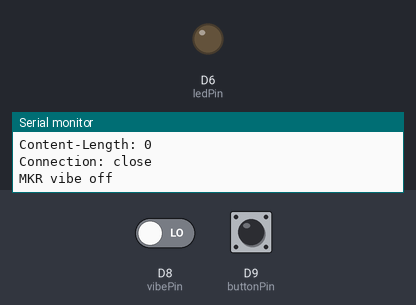
The sketch below on a simulated Arduino MKR. Shown: output pins drawn as LEDs (lit = HIGH), the last lines printed to the serial monitor. The test bench sets the inputs (shaded band); at power-on: D8 (vibePin) LOW, D9 (buttonPin) LOW. WiFi joins after 1.5 s; servers stay silent unless stated; uploads are accepted with an empty reply.

Above: at 3.7 s.
3.8 s: D8 (vibePin) driven HIGH
At 4.4 s:
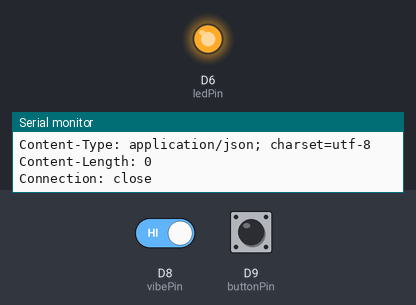
5.3 s: D9 (buttonPin) pulled HIGH for 0.15 s
At 6.7 s:
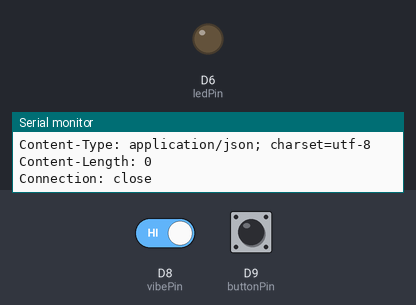
7.0 s: D9 (buttonPin) pulled HIGH for 3.2 s
At 8.0 s:
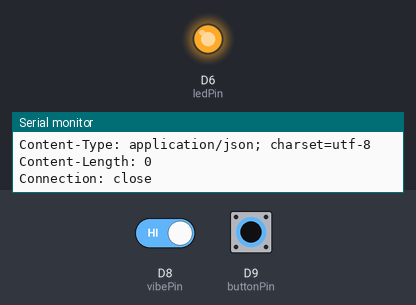
Timing chart, 0 to 11.7 s (numbered marks = the images above; inputs shaded):
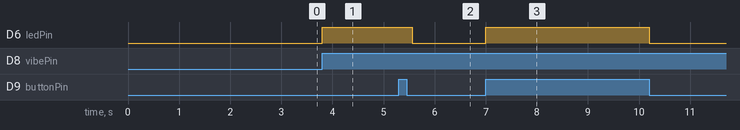

The sketch:

MKRClientGET.ino
```cpp
/*
  Tony Canning 2018/5/6
  MKR1000 client connection to MKR server to change server state variable based on status of sensors connected to MKR1000 client.
  This code sends GET requests from one MKR (client) to another MKR (server) which can perform actions based on the GET request it receives.
  Additional steps are currently required to install WiFi101 library into the Arduino IDE.  See arduino.cc for details.
  Derived from code created by Grant Baker 2016/7/29
*/

#include <SPI.h>
#include <WiFi101.h>


char ssid[] = "YOURSSID";      //  your WiFi network SSID (name)
char pass[] = "YOURPASSWORD";       // your WiFi network key
int keyIndex = 0;               // your network key Index number (needed only for WEP)

int status = WL_IDLE_STATUS;

const int buttonPin = 9;     // Normally open button sensor connected to pin 9 based on the arduino "Button" tutorial
const int vibePin =  8;      // the number of the vibration sensor pin on the MKR1000.  I just used this for troubleshooting the sensor status.
const int ledPin =  6;      // the number of the LED pin on the MKR1000.  I just used this for troubleshooting the sensor status.
int buttonState = 1;    // set initial button state to closed
int vibeState = 1;    // set initial button state to closed

// Initialize the Wifi client library.  I couldn't get WiFiSSLClient to work with ISY!
WiFiClient client;

IPAddress ISY(192,168,0,16);  //Your target IP address

void setup() {
  Serial.begin(9600); //Initialize Serial and wait for port to open:
  pinMode(ledPin, OUTPUT);  // Set MK1000 Pin 6 LED to output
  pinMode(buttonPin, INPUT);   // Set MKR1000 button pin to input
  pinMode(vibePin, INPUT);   // Set MKR1000 vibe sensor pin to input

  connectToAP();    // connect the board to router
  printWifiStatus();  // Check WiFi connection
}

void loop() {

// check for BUTTON state change

   if (digitalRead(buttonPin) == HIGH && buttonState == 0) {
     digitalWrite(ledPin, HIGH);  // turn on mrk1000 client led
     Serial.println("MKR server LED on");  // print button status
     buttonState = 1;  // set button state closed
     sendButtonChangeH();  // send http GET request for switch state change
   }
   if (digitalRead(buttonPin) == LOW && buttonState == 1) {
     digitalWrite(ledPin, LOW);  // turn off mrk1000 client led
     Serial.println("MKR server LED off");  // print button status
     buttonState = 0;  // set button state open
     sendButtonChangeL(); // send http GET request for switch state change
   }

// check for VIBRATION state change

   if (digitalRead(vibePin) == HIGH && vibeState == 0) {
     digitalWrite(ledPin, HIGH);  // turn on mrk1000 client led
     Serial.println("MKR vibe on");  // print vibe sensor status
     vibeState = 1;  // set vibe state
     sendVibeChangeH();  // send http GET request for switch state change
   }

   if (digitalRead(vibePin) == LOW && vibeState == 1) {
     digitalWrite(ledPin, LOW);  // turn off mrk1000 client led
     Serial.println("MKR vibe off");  // print vibe sensor status
     vibeState = 0;  // set vibe state
 //  We only need to change brightness on the Server LED when sensing movement
 //  so there is only an action here to change client settings and variables
   }

}

// Sent http GET request when sensor state changes
void sendButtonChangeL() {

  if (client.connect(ISY, 80)) { //check if connection to MKR server is made

      Serial.println("Connected");

      //Make a HTTP request to set state variable 1
      client.println(" HTTP/1.1");
      client.println("Host: 192.168.0.16"); // you need to change this to the MKR server's IP Address
      client.println("GET /L-btn");  //This sends GET request. You can also go to your browser at
                                   //the server's IP address and see available links to perform the same actions as
                                   //the client MKR buttons
      client.println("Content-Type: text/html");
      client.print("Client Button State = ");
      client.println(buttonState);

      client.println("Authorization: Basic xxxxx");  //send authorization header (encoded at base64)
      client.println();

      //Print variable change
      Serial.print("Variable Changed to ");
      Serial.println(buttonState);

      listenToClient();   //Listen for MKR server response to previous request
       }
      else {
    Serial.println("Connection Failed");
  }
}
void sendButtonChangeH() {

  if (client.connect(ISY, 80)) { //check if connection to MKR server is made

      Serial.println("Connected");

      //Make a HTTP request to set state variable 1
      client.println(" HTTP/1.1");
      client.println("Host: 192.168.0.16");
      client.println("GET /H-btn");
      client.println("Content-Type: text/html");
      client.print("Client Button State = ");
      client.println(buttonState);

      client.println("Authorization: Basic xxxxx");  //send authorization header (encoded at base64)
      client.println();

      //Print variable change
      Serial.print("Variable Changed to ");
      Serial.println(buttonState);

      listenToClient();   //Listen for MKR server response to previous request
       }
      else {
    Serial.println("Connection Failed");
  }
}

void sendVibeChangeH() {

  if (client.connect(ISY, 80)) { //check if connection to MKR server is made

      Serial.println("Connected");

      //Make a HTTP request to set state variable 1
      client.println(" HTTP/1.1");
      client.println("Host: 192.168.0.16");
      client.println("GET /H-vibe");
      client.println("Content-Type: text/html");
      client.print("Client Vibration State = ");
      client.println(vibeState);

      client.println("Authorization: Basic xxxxx");  //send authorization header (encoded at base64)
      client.println();
//      delay(3000);
      //Print variable change
      Serial.print("Variable Changed to ");
      Serial.println(vibeState);

      listenToClient();   //Listen for MKR server response to previous request
       }
      else {
    Serial.println("Connection Failed");
  }
}


// listen for and print response from MKR server
void listenToClient() {

  unsigned long startTime = millis();
  bool received = false;

  while ((millis() - startTime < 5000) && !received) { // listen for 5 seconds
    while (client.available()) {
      received = true;
      char c = client.read();
      Serial.write(c);
    }
  }
  client.stop();
  Serial.println();
}

// WiFi connection
void connectToAP() {
  // check for the presence of the shield:
  if (WiFi.status() == WL_NO_SHIELD) {
    Serial.println("WiFi shield not present");
    // don't continue:
    while (true);
  }

  // attempt to connect to Wifi network:
  while ( status != WL_CONNECTED) {
    Serial.print("Attempting to connect to SSID: ");
    Serial.println(ssid);
    // Connect to WPA/WPA2 network. Change this line if using open or WEP network:
    status = WiFi.begin(ssid, pass);

    // wait 1 second for connection:
    delay(1000);
  }
}

void printWifiStatus() {
  // print the SSID of the network you're attached to:
  Serial.print("SSID: ");
  Serial.println(WiFi.SSID());

  // print your WiFi shield's IP address:
  IPAddress ip = WiFi.localIP();
  Serial.print("IP Address: ");
  Serial.println(ip);

  // print the received signal strength:
  long rssi = WiFi.RSSI();
  Serial.print("signal strength (RSSI):");
  Serial.print(rssi);
  Serial.println(" dBm");
}
```

Measured:
- after the input at 3.8 s, D6 (ledPin): LOW → HIGH at once
- after the input at 5.3 s, D6 (ledPin): HIGH → LOW after 0.27 s
- after the input at 7.0 s, D6 (ledPin): LOW → HIGH at once, → LOW 3.2 s later
